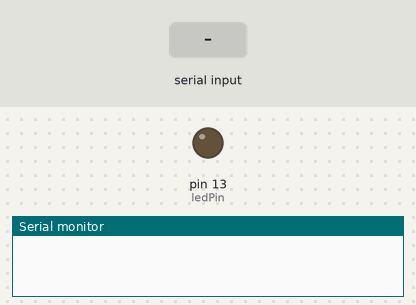
This sketch was run on a simulated Arduino Uno, built with avr-gcc and run on an emulated ATmega328P. On the bench: output pins drawn as LEDs (lit = HIGH), the last lines printed to the serial monitor. The inputs (shaded band) are chosen by the test bench.

Above: at 1.2 s.
1.3 s: "1" received over Serial
At 2.5 s:
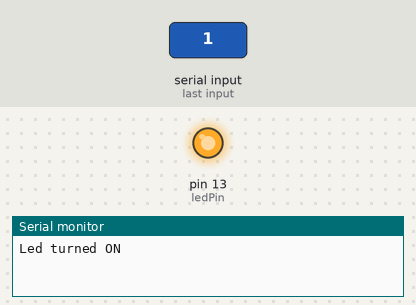
2.8 s: "0" received over Serial
At 3.7 s:
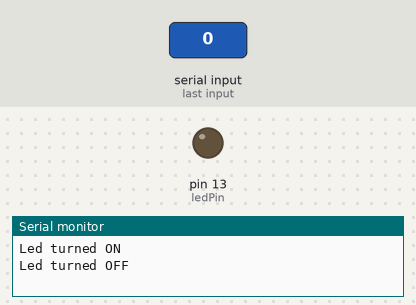
Timing chart, 0 to 5.8 s (numbered marks = the images above; inputs shaded):
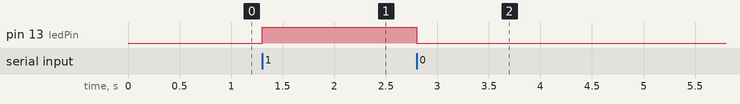

The sketch:

Arduino.ino
```cpp
const int ledPin = 13;

void setup() {
    pinMode(ledPin, OUTPUT);
    digitalWrite(ledPin, LOW);
    Serial.begin(9600);
}

void loop() {
    if (Serial.available() > 0) {
        char command = Serial.read();

        if (command == '1') {
            digitalWrite(ledPin, HIGH); //Turn on LED
            Serial.println("Led turned ON");
        } else if (command == '0') {
            digitalWrite(ledPin, LOW); //Turn off LED
            Serial.println("Led turned OFF");
        }
    }
}
```

Measured:
- after the input at 1.3 s, pin 13 (ledPin): LOW → HIGH at once
- after the input at 2.8 s, pin 13 (ledPin): HIGH → LOW at once
